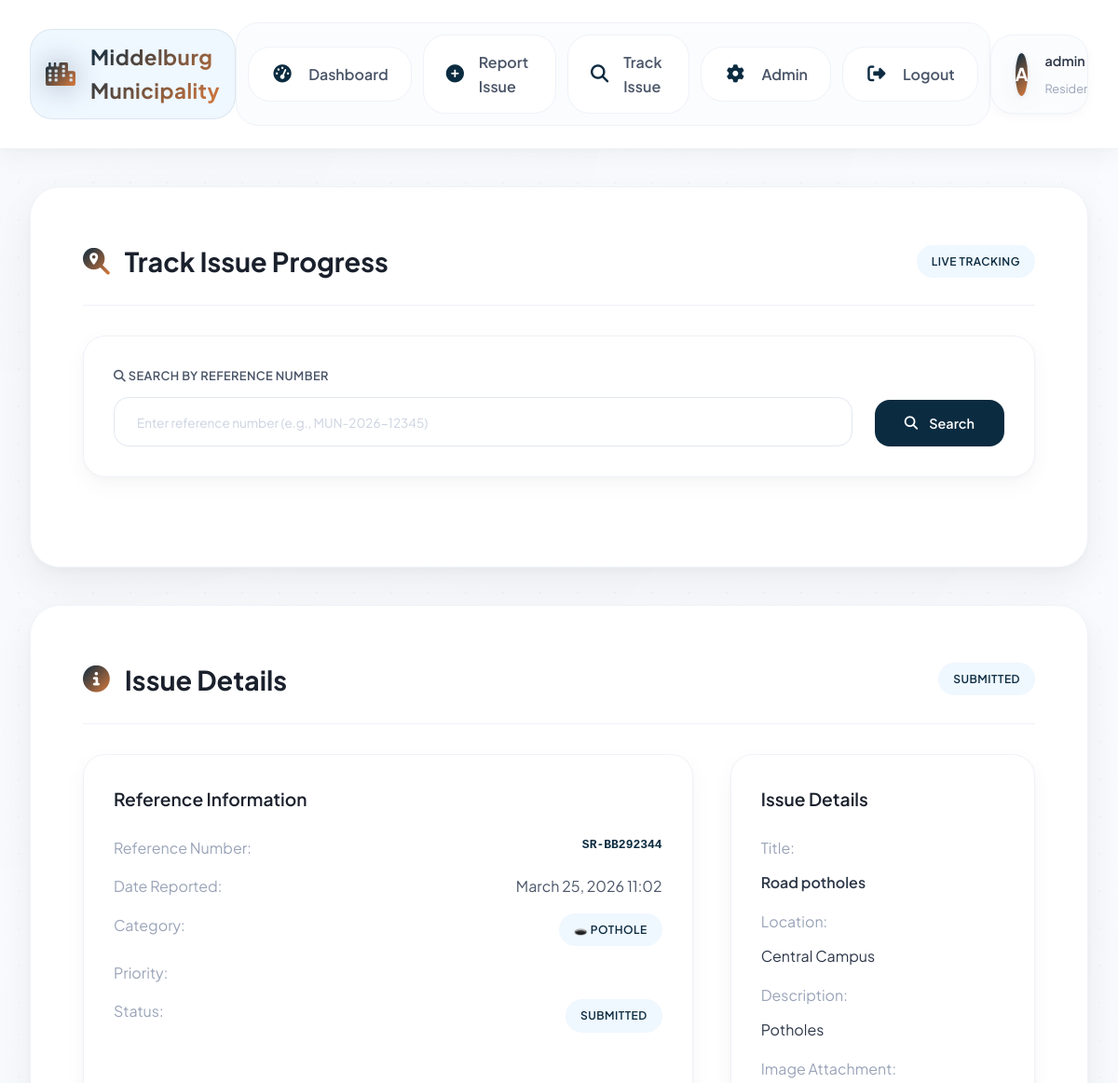
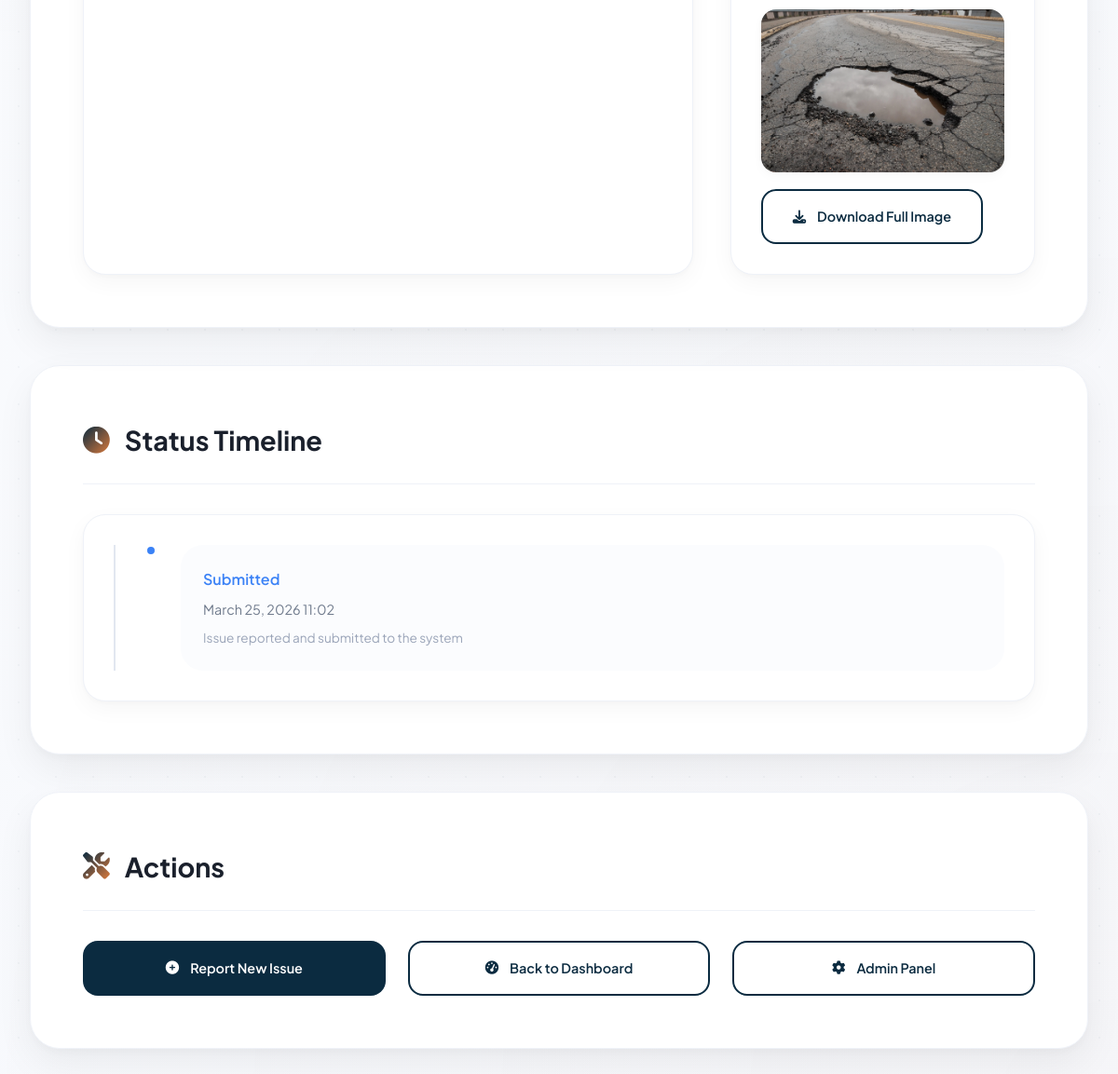
The app's page /track/SR-BB292344/ (signed in) with its own data (2 pictures, top to bottom).
### issues/models.py (models this page shows, shortened)
class Issue(models.Model):
    STATUS_CHOICES = [
        ('submitted', 'Submitted'),
        ('in_progress', 'In Progress'),
        ('resolved', 'Resolved'),
    ]
    CATEGORY_CHOICES = [
        ('water', '💧 Water Leak'),
        ('pothole', '🕳️ Pothole'),
        ('electricity', '⚡ Electricity Fault'),
        ('waste', '🗑️ Waste Collection'),
        ('other', '📌 Other'),
    ]
    user = models.ForeignKey(User, on_delete=models.CASCADE)
    title = models.CharField(max_length=200)
    category = models.CharField(max_length=20, choices=CATEGORY_CHOICES)
    description = models.TextField()
    location = models.CharField(max_length=300)
    image = models.ImageField(upload_to='issues/', blank=True, null=True)
    reference_number = models.CharField(max_length=20, unique=True, blank=True)
    status = models.CharField(max_length=20, choices=STATUS_CHOICES, default='submitted')
    admin_notes = models.TextField(blank=True, null=True)
    created_at = models.DateTimeField(auto_now_add=True)
    updated_at = models.DateTimeField(auto_now=True)

### issues/views.py (the view)
# urls.py: path('track/<str:reference_number>/', views.track_issue_detail, name='track_issue_detail'),  # Detail view with reference number
@login_required
def track_issue_detail(request, reference_number):
    try:
        issue = get_object_or_404(Issue, reference_number=reference_number, user=request.user)
    except:
        issue = get_object_or_404(Issue, reference_number=reference_number)
    status_steps = ['submitted', 'in_progress', 'resolved']
    current_index = status_steps.index(issue.status)
    feedback_list = issue.feedback.all()
    context = {
        'issue': issue,
        'status_steps': status_steps,
        'current_index': current_index,
        'feedback_list': feedback_list,
    }
    return render(request, 'issues/track_issue.html', context)

### issues/templates/issues/track_issue.html (shortened to what this page needs)
{% extends 'issues/base_premium_new.html' %}
{% block content %}
<div class="content-section" data-aos="fade-up">
    <div class="section-header">
        <h1 class="section-title">
            <i class="fas fa-search-location"></i>
            Track Issue Progress
        </h1>
        <div class="section-actions">
            <span class="badge badge-info">Live Tracking</span>
        </div>
    </div>
    <form method="get" class="card" style="margin-bottom: var(--space-2xl);">
        <div style="display: grid; grid-template-columns: 1fr auto; gap: var(--space-lg); align-items: end;">
            <div>
                <label for="ref_search" class="form-label">
                    <i class="fas fa-search"></i>
                    Search by Reference Number
                </label>
                <input type="text"
                       id="ref_search"
                       name="ref"
                       class="form-control"
                       placeholder="Enter reference number (e.g., MUN-2026-12345)"
                       value="{{ request.GET.ref|default:'' }}">
            </div>
            <button type="submit" class="btn btn-primary">
                <i class="fas fa-search"></i>
                Search
            </button>
        </div>
    </form>
</div>
{% if issue %}
<div class="content-section" data-aos="fade-up" data-aos-delay="100">
    <div class="section-header">
        <h2 class="section-title">
            <i class="fas fa-info-circle"></i>
            Issue Details
        </h2>
        <div class="section-actions">
            <span class="badge
                {% if issue.status == 'submitted' %}badge-info{% elif issue.status == 'in_progress' %}badge-warning{% elif issue.status == 'resolved' %}badge-success{% else %}badge-danger{% endif %}">
                {{ issue.get_status_display }}
            </span>
        </div>
    </div>
    <div style="display: grid; grid-template-columns: 2fr 1fr; gap: var(--space-2xl);">
        <div class="card">
            <div class="card-header">
                <h3 class="card-title">Reference Information</h3>
            </div>
            <div class="card-content">
                <div style="display: grid; gap: var(--space-md);">
                    <div style="display: flex; justify-content: space-between;">
                        <span style="color: var(--gray-500);">Reference Number:</span>
                        <span style="font-family: monospace; font-weight: 600; color: var(--primary);">{{ issue.reference_number }}</span>
                    </div>
                    <div style="display: flex; justify-content: space-between;">
                        <span style="color: var(--gray-500);">Date Reported:</span>
                        <span style="color: var(--gray-700);">{{ issue.created_at|date:"F d, Y H:i" }}</span>
                    </div>
                    <div style="display: flex; justify-content: space-between;">
                        <span style="color: var(--gray-500);">Category:</span>
                        <span class="badge badge-info">{{ issue.get_category_display }}</span>
                    </div>
                    <div style="display: flex; justify-content: space-between;">
                        <span style="color: var(--gray-500);">Priority:</span>
                        <span class="badge
                            {% if issue.priority == 'low' %}badge-success{% elif issue.priority == 'medium' %}badge-warning{% elif issue.priority == 'high' %}badge-danger{% endif %}">
                        </span>
                    </div>
                    <div style="display: flex; justify-content: space-between;">
                        <span style="color: var(--gray-500);">Status:</span>
                        <span class="badge
                            {% if issue.status == 'submitted' %}badge-info{% elif issue.status == 'in_progress' %}badge-warning{% elif issue.status == 'resolved' %}badge-success{% else %}badge-danger{% endif %}">
                            {{ issue.get_status_display }}
                        </span>
                    </div>
                </div>
            </div>
        </div>
        <div class="card">
            <div class="card-header">
                <h3 class="card-title">Issue Details</h3>
            </div>
            <div class="card-content">
                <div style="display: grid; gap: var(--space-md);">
                    <div>
                        <div style="color: var(--gray-500); margin-bottom: var(--space-sm);">Title:</div>
                        <div style="color: var(--gray-800); font-weight: 600;">{{ issue.title }}</div>
                    </div>
                    <div>
                        <div style="color: var(--gray-500); margin-bottom: var(--space-sm);">Location:</div>
                        <div style="color: var(--gray-800);">{{ issue.location }}</div>
                    </div>
                    <div>
                        <div style="color: var(--gray-500); margin-bottom: var(--space-sm);">Description:</div>
                        <div style="color: var(--gray-800); line-height: 1.6;">{{ issue.description|linebreaksbr }}</div>
                    </div>
                    {% if issue.image %}
                    <div>
                        <div style="color: var(--gray-500); margin-bottom: var(--space-sm);">Image Attachment:</div>
                        <div style="margin-bottom: var(--space-sm);">
                            <img src="{{ issue.image.url }}" alt="Issue Image" style="max-width: 100%; max-height: 300px; border-radius: var(--radius-md); box-shadow: var(--shadow-sm);">
                        </div>
                        <a href="{{ issue.image.url }}" target="_blank" class="btn btn-secondary" style="display: inline-flex; align-items: center; gap: var(--space-sm);">
                            <i class="fas fa-download"></i>
                            Download Full Image
                        </a>
                    </div>
                    {% endif %}
                </div>
            </div>
        </div>
    </div>
</div>
<div class="content-section" data-aos="fade-up" data-aos-delay="200">
    <div class="section-header">
        <h2 class="section-title">
            <i class="fas fa-clock"></i>
            Status Timeline
        </h2>
    </div>
    <div class="card">
        <div class="card-content">
            <div style="position: relative; padding-left: var(--space-2xl);">
                <div style="position: absolute; left: 0; top: 0; bottom: 0; width: 2px; background: var(--gray-300);"></div>
                <div style="display: flex; flex-direction: column; gap: var(--space-xl);">
                    <div class="timeline-item" style="position: relative;">
                        <div style="position: absolute; left: -6px; top: 0; width: 12px; height: 12px; background: var(--info); border-radius: 50%; border: 2px solid var(--white);"></div>
                        <div style="margin-left: var(--space-xl); padding: var(--space-lg); background: var(--gray-50); border-radius: var(--radius-lg);">
                            <div style="font-weight: 600; color: var(--info); margin-bottom: var(--space-xs);">Submitted</div>
                            <div style="color: var(--gray-600); font-size: 0.9rem;">{{ issue.created_at|date:"F d, Y H:i" }}</div>
                            <div style="color: var(--gray-500); font-size: 0.85rem; margin-top: var(--space-xs);">
                                Issue reported and submitted to the system
                            </div>
                        </div>
                    </div>
                </div>
            </div>
        </div>
    </div>
</div>
<div class="content-section" data-aos="fade-up" data-aos-delay="300">
    <div class="section-header">
        <h2 class="section-title">
            <i class="fas fa-tools"></i>
            Actions
        </h2>
    </div>
    <div style="display: grid; grid-template-columns: repeat(auto-fit, minmax(200px, 1fr)); gap: var(--space-lg);">
        <a href="{% url 'report_issue' %}" class="btn btn-primary">
            <i class="fas fa-plus-circle"></i>
            Report New Issue
        </a>
        <a href="{% url 'dashboard' %}" class="btn btn-secondary">
            <i class="fas fa-tachometer-alt"></i>
            Back to Dashboard
        </a>
        {% if user.is_staff %}
        <a href="{% url 'admin_dashboard' %}" class="btn btn-secondary">
            <i class="fas fa-cog"></i>
            Admin Panel
        </a>
        {% endif %}
    </div>
</div>
{% endif %}
{% endblock %}

### issues/templates/issues/base_premium_new.html (shortened to what this page needs)
<!DOCTYPE html>
<html lang="en">
<head>
    <link rel="stylesheet" href="https://cdnjs.cloudflare.com/ajax/libs/font-awesome/6.5.1/css/all.min.css">
    <link href="https://unpkg.com/aos@2.3.1/dist/aos.css" rel="stylesheet">
</head>
<body>
    <header class="header">
        <div class="header-container">
            <div class="header-left">
                <a href="{% url 'home' %}" class="logo">
                    <i class="fas fa-city"></i>
                    <span class="logo-text">Middelburg Municipality</span>
                </a>
            </div>
            <nav class="main-nav">
                <ul class="nav-menu">
                    {% if user.is_authenticated %}
                        <li class="nav-item">
                            <a href="{% url 'dashboard' %}" class="nav-link">
                                <i class="nav-icon fas fa-tachometer-alt"></i>
                                <span>Dashboard</span>
                            </a>
                        </li>
                        <li class="nav-item">
                            <a href="{% url 'report_issue' %}" class="nav-link">
                                <i class="nav-icon fas fa-plus-circle"></i>
                                <span>Report Issue</span>
                            </a>
                        </li>
                        <li class="nav-item">
                            <a href="{% url 'track_issue' %}" class="nav-link">
                                <i class="nav-icon fas fa-search"></i>
                                <span>Track Issue</span>
                            </a>
                        </li>
                        {% if user.is_staff %}
                            <li class="nav-item">
                                <a href="{% url 'admin_dashboard' %}" class="nav-link">
                                    <i class="nav-icon fas fa-cog"></i>
                                    <span>Admin</span>
                                </a>
                            </li>
                        {% endif %}
                        <li class="nav-item">
                            <a href="{% url 'logout' %}" class="nav-link">
                                <i class="nav-icon fas fa-sign-out-alt"></i>
                                <span>Logout</span>
                            </a>
                        </li>
                    {% endif %}
                </ul>
            </nav>
            {% if user.is_authenticated %}
                <div class="user-info">
                    <div class="user-avatar">{{ user.username|first|upper }}</div>
                    <div class="user-details">
                        <span class="user-name">{{ user.get_full_name|default:user.username }}</span>
                        <span class="user-role">{{ user.get_role_display|default:"Resident" }}</span>
                    </div>
                </div>
            {% endif %}
        </div>
    </header>
    <main class="main-container">
        {% block content %}{% endblock %}
    </main>
</body>
</html>

### records on screen
Issue: status "SUBMITTED", reference_number "SR-BB292344", created_at "March 25, 2026 11:02", category "🕳️ POTHOLE", title "Road potholes", location "Central Campus", description "Potholes", image (picture)

### other values on screen
{{ user.username|first|upper }} "A"
{{ user.get_full_name|default:user.username }} "admin"
